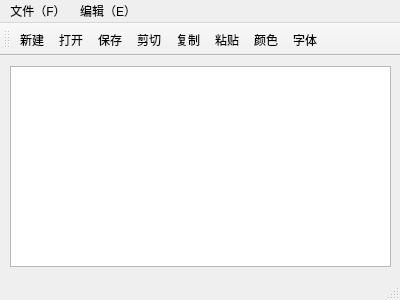
<?xml version="1.0" encoding="UTF-8"?>
<ui version="4.0">
 <class>MainWindow</class>
 <widget class="QMainWindow" name="MainWindow">
  <property name="geometry">
   <rect>
    <x>0</x>
    <y>0</y>
    <width>400</width>
    <height>300</height>
   </rect>
  </property>
  <property name="windowTitle">
   <string>MainWindow</string>
  </property>
  <widget class="QWidget" name="centralWidget">
   <widget class="QTextEdit" name="textEdit">
    <property name="geometry">
     <rect>
      <x>10</x>
      <y>10</y>
      <width>381</width>
      <height>201</height>
     </rect>
    </property>
   </widget>
  </widget>
  <widget class="QMenuBar" name="menuBar">
   <property name="geometry">
    <rect>
     <x>0</x>
     <y>0</y>
     <width>400</width>
     <height>23</height>
    </rect>
   </property>
   <widget class="QMenu" name="menu">
    <property name="title">
     <string>文件（F）</string>
    </property>
    <addaction name="newFile"/>
    <addaction name="openFile"/>
    <addaction name="saveFile"/>
   </widget>
   <widget class="QMenu" name="menu_E">
    <property name="title">
     <string>编辑（E）</string>
    </property>
    <addaction name="cut"/>
    <addaction name="copy"/>
    <addaction name="paste"/>
    <addaction name="color"/>
    <addaction name="font"/>
   </widget>
   <addaction name="menu"/>
   <addaction name="menu_E"/>
  </widget>
  <widget class="QToolBar" name="mainToolBar">
   <attribute name="toolBarArea">
    <enum>TopToolBarArea</enum>
   </attribute>
   <attribute name="toolBarBreak">
    <bool>false</bool>
   </attribute>
   <addaction name="newFile"/>
   <addaction name="openFile"/>
   <addaction name="saveFile"/>
   <addaction name="cut"/>
   <addaction name="copy"/>
   <addaction name="paste"/>
   <addaction name="color"/>
   <addaction name="font"/>
  </widget>
  <widget class="QStatusBar" name="statusBar"/>
  <action name="newFile">
   <property name="icon">
    <iconset resource="rc.qrc">
     <normaloff>:/new.png</normaloff>:/new.png</iconset>
   </property>
   <property name="text">
    <string>新建</string>
   </property>
   <property name="statusTip">
    <string>new a file</string>
   </property>
   <property name="shortcut">
    <string>Ctrl+N</string>
   </property>
  </action>
  <action name="openFile">
   <property name="icon">
    <iconset resource="rc.qrc">
     <normaloff>:/open.png</normaloff>:/open.png</iconset>
   </property>
   <property name="text">
    <string>打开</string>
   </property>
   <property name="statusTip">
    <string>open a file</string>
   </property>
   <property name="shortcut">
    <string>Ctrl+O</string>
   </property>
  </action>
  <action name="saveFile">
   <property name="icon">
    <iconset resource="rc.qrc">
     <normaloff>:/save.png</normaloff>:/save.png</iconset>
   </property>
   <property name="text">
    <string>保存</string>
   </property>
   <property name="statusTip">
    <string>save a file</string>
   </property>
   <property name="shortcut">
    <string>Ctrl+S</string>
   </property>
  </action>
  <action name="cut">
   <property name="icon">
    <iconset resource="rc.qrc">
     <normaloff>:/cut.png</normaloff>:/cut.png</iconset>
   </property>
   <property name="text">
    <string>剪切</string>
   </property>
   <property name="shortcut">
    <string>Ctrl+X</string>
   </property>
  </action>
  <action name="copy">
   <property name="icon">
    <iconset resource="rc.qrc">
     <normaloff>:/copy.png</normaloff>:/copy.png</iconset>
   </property>
   <property name="text">
    <string>复制</string>
   </property>
   <property name="shortcut">
    <string>Ctrl+C</string>
   </property>
  </action>
  <action name="paste">
   <property name="icon">
    <iconset resource="rc.qrc">
     <normaloff>:/paste.png</normaloff>:/paste.png</iconset>
   </property>
   <property name="text">
    <string>粘贴</string>
   </property>
   <property name="shortcut">
    <string>Ctrl+V</string>
   </property>
  </action>
  <action name="color">
   <property name="icon">
    <iconset resource="rc.qrc">
     <normaloff>:/color.png</normaloff>:/color.png</iconset>
   </property>
   <property name="text">
    <string>颜色</string>
   </property>
  </action>
  <action name="font">
   <property name="icon">
    <iconset resource="rc.qrc">
     <normaloff>:/font.png</normaloff>:/font.png</iconset>
   </property>
   <property name="text">
    <string>字体</string>
   </property>
  </action>
 </widget>
 <layoutdefault spacing="6" margin="11"/>
 <resources>
  <include location="rc.qrc"/>
 </resources>
 <connections/>
</ui>
